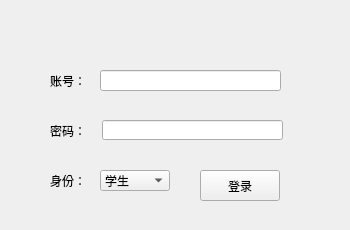
<?xml version="1.0" encoding="UTF-8"?>
<ui version="4.0">
 <class>ScheduleClass</class>
 <widget class="QMainWindow" name="ScheduleClass">
  <property name="geometry">
   <rect>
    <x>0</x>
    <y>0</y>
    <width>350</width>
    <height>230</height>
   </rect>
  </property>
  <property name="windowTitle">
   <string>课表系统登录</string>
  </property>
  <property name="windowIcon">
   <iconset resource="schedule.qrc">
    <normaloff>:/Schedule/Resources/icon.png</normaloff>:/Schedule/Resources/icon.png</iconset>
  </property>
  <property name="autoFillBackground">
   <bool>false</bool>
  </property>
  <widget class="QWidget" name="centralWidget">
   <property name="autoFillBackground">
    <bool>true</bool>
   </property>
   <widget class="QLineEdit" name="username">
    <property name="geometry">
     <rect>
      <x>100</x>
      <y>70</y>
      <width>181</width>
      <height>21</height>
     </rect>
    </property>
    <property name="maxLength">
     <number>12</number>
    </property>
    <property name="cursorMoveStyle">
     <enum>Qt::LogicalMoveStyle</enum>
    </property>
    <property name="clearButtonEnabled">
     <bool>true</bool>
    </property>
   </widget>
   <widget class="QLineEdit" name="password">
    <property name="geometry">
     <rect>
      <x>102</x>
      <y>120</y>
      <width>181</width>
      <height>20</height>
     </rect>
    </property>
    <property name="maxLength">
     <number>16</number>
    </property>
    <property name="echoMode">
     <enum>QLineEdit::Password</enum>
    </property>
   </widget>
   <widget class="QLabel" name="label">
    <property name="geometry">
     <rect>
      <x>50</x>
      <y>70</y>
      <width>54</width>
      <height>21</height>
     </rect>
    </property>
    <property name="styleSheet">
     <string notr="true">font: 14pt &quot;华文彩云&quot;;</string>
    </property>
    <property name="text">
     <string>账号：</string>
    </property>
   </widget>
   <widget class="QLabel" name="label_2">
    <property name="geometry">
     <rect>
      <x>50</x>
      <y>120</y>
      <width>54</width>
      <height>21</height>
     </rect>
    </property>
    <property name="styleSheet">
     <string notr="true">font: 14pt &quot;华文彩云&quot;;</string>
    </property>
    <property name="text">
     <string>密码：</string>
    </property>
   </widget>
   <widget class="QPushButton" name="loginBtn">
    <property name="geometry">
     <rect>
      <x>200</x>
      <y>170</y>
      <width>80</width>
      <height>31</height>
     </rect>
    </property>
    <property name="styleSheet">
     <string notr="true">font: 14pt &quot;华文彩云&quot;;</string>
    </property>
    <property name="text">
     <string>登录</string>
    </property>
   </widget>
   <widget class="QComboBox" name="powerBox">
    <property name="geometry">
     <rect>
      <x>100</x>
      <y>170</y>
      <width>70</width>
      <height>21</height>
     </rect>
    </property>
    <item>
     <property name="text">
      <string>学生</string>
     </property>
    </item>
    <item>
     <property name="text">
      <string>老师</string>
     </property>
    </item>
    <item>
     <property name="text">
      <string>教学秘书</string>
     </property>
    </item>
   </widget>
   <widget class="QLabel" name="label_3">
    <property name="geometry">
     <rect>
      <x>50</x>
      <y>170</y>
      <width>54</width>
      <height>21</height>
     </rect>
    </property>
    <property name="styleSheet">
     <string notr="true">font: 14pt &quot;华文彩云&quot;;</string>
    </property>
    <property name="text">
     <string>身份：</string>
    </property>
   </widget>
  </widget>
 </widget>
 <layoutdefault spacing="6" margin="11"/>
 <resources>
  <include location="schedule.qrc"/>
 </resources>
 <connections/>
</ui>
